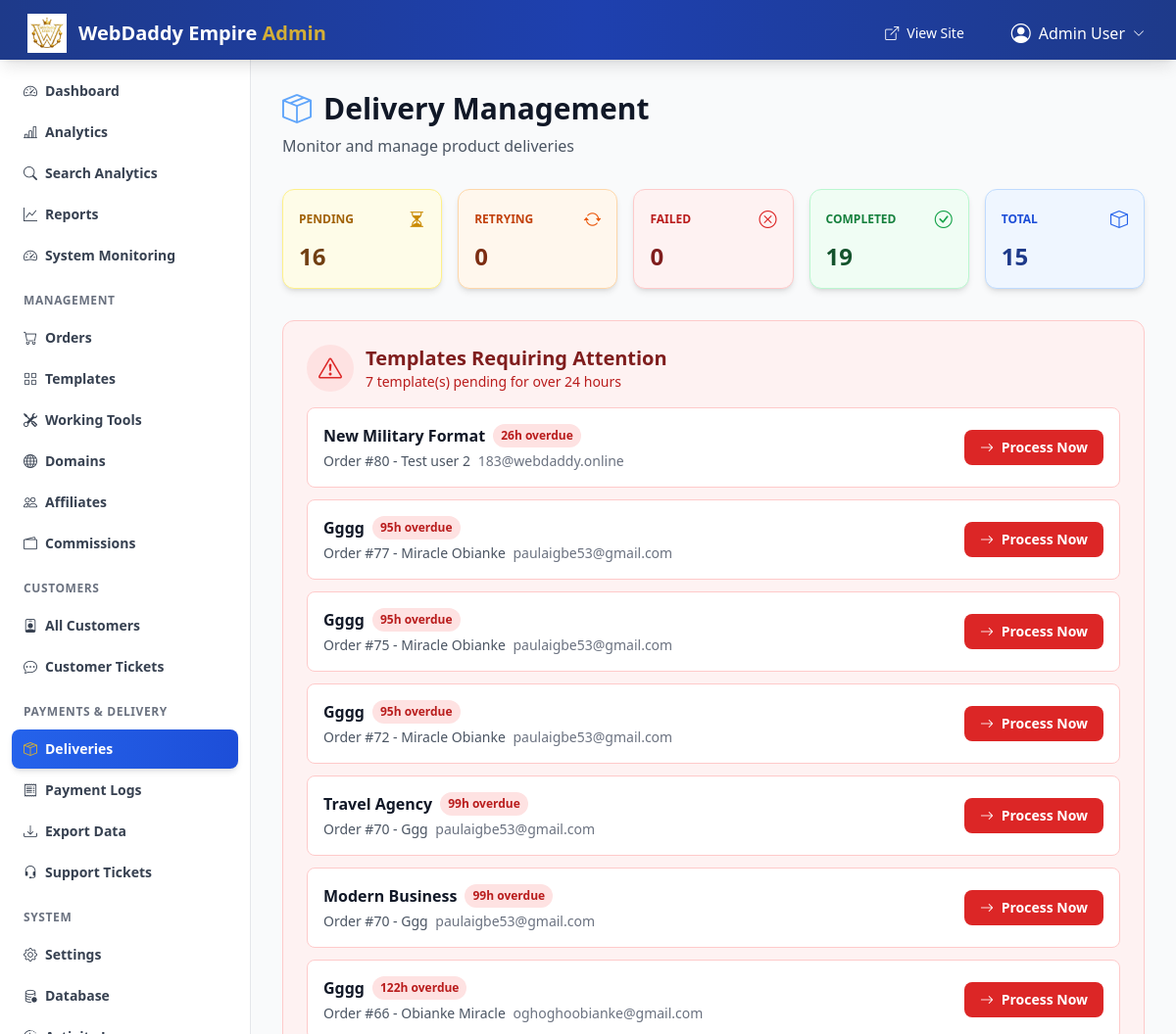
/admin/deliveries.php (signed in), run on the app's committed database.
### tables this page shows
CREATE TABLE deliveries (
  id INTEGER PRIMARY KEY AUTOINCREMENT,
  pending_order_id INTEGER NOT NULL,
  order_item_id INTEGER NULL,
  product_id INTEGER NOT NULL,
  product_type TEXT NOT NULL CHECK(product_type IN ('template', 'tool')),
  product_name TEXT,
  delivery_method TEXT NOT NULL CHECK(delivery_method IN ('email', 'download', 'hosted', 'manual')),
  delivery_type TEXT NOT NULL CHECK(delivery_type IN ('immediate', 'pending_24h', 'manual')),
  delivery_status TEXT DEFAULT 'pending' CHECK(delivery_status IN ('pending', 'in_progress', 'ready', 'sent', 'delivered', 'failed')),
  delivery_link TEXT,
  delivery_instructions TEXT,
  delivery_note TEXT,
  file_path TEXT,
  hosted_domain TEXT,
  hosted_url TEXT,
  template_ready_at TIMESTAMP NULL,
  template_expires_at TIMESTAMP NULL,
  email_sent_at TIMESTAMP NULL,
  sent_to_email TEXT,
  delivered_at TIMESTAMP NULL,
  delivery_attempts INTEGER DEFAULT 0,
  last_attempt_at TIMESTAMP NULL,
  last_error TEXT,
  admin_notes TEXT,
  prepared_by INTEGER NULL,
  created_at TIMESTAMP DEFAULT CURRENT_TIMESTAMP,
  updated_at TIMESTAMP DEFAULT CURRENT_TIMESTAMP, template_admin_username TEXT NULL, template_admin_password TEXT NULL, template_login_url TEXT NULL, hosting_provider TEXT NULL, credentials_sent_at TEXT NULL, retry_count INTEGER DEFAULT 0, next_retry_at TEXT NULL, customer_viewed_at TEXT, customer_download_count INTEGER DEFAULT 0, delivery_state TEXT DEFAULT 'pending', state_changed_at TEXT, state_history TEXT, sla_deadline TEXT, escalated_at TEXT, escalation_level INTEGER DEFAULT 0, failure_reason TEXT, last_retry_at TEXT, max_retries INTEGER DEFAULT 3,
  FOREIGN KEY (pending_order_id) REFERENCES pending_orders(id) ON DELETE CASCADE
);

CREATE TABLE "pending_orders" (
    id INTEGER PRIMARY KEY AUTOINCREMENT,
    template_id INTEGER REFERENCES templates(id) ON DELETE RESTRICT,
    tool_id INTEGER REFERENCES tools(id) ON DELETE RESTRICT,
    order_type TEXT DEFAULT 'template',
    chosen_domain_id INTEGER REFERENCES domains(id) ON DELETE SET NULL,
    customer_name TEXT NOT NULL,
    customer_email TEXT NOT NULL,
    customer_phone TEXT NOT NULL,
    business_name TEXT,
    custom_fields TEXT,
    affiliate_code TEXT REFERENCES affiliates(code) ON DELETE SET NULL,
    session_id TEXT,
    message_text TEXT,
    status TEXT DEFAULT 'pending' CHECK(status IN ('pending', 'paid', 'cancelled', 'failed')),
    ip_address TEXT,
    original_price REAL,
    discount_amount REAL DEFAULT 0,
    final_amount REAL,
    quantity INTEGER DEFAULT 1,
    cart_snapshot TEXT,
    created_at TEXT DEFAULT CURRENT_TIMESTAMP,
    updated_at TEXT DEFAULT CURRENT_TIMESTAMP,
    payment_notes TEXT,
    payment_method TEXT DEFAULT 'manual',
    payment_verified_at TIMESTAMP NULL,
    delivery_status TEXT DEFAULT 'pending',
    email_verified INTEGER DEFAULT 0,
    paystack_payment_id TEXT
, cancellation_reason TEXT, customer_id INTEGER REFERENCES customers(id) ON DELETE SET NULL, affiliate_commission REAL DEFAULT 0, affiliate_paid INTEGER DEFAULT 0, paid_at TEXT, affiliate_commission_held INTEGER DEFAULT 0, affiliate_hold_reason TEXT);

### admin/deliveries.php (the view, shortened to what this page needs)
<?php
$db = getDb();
$sql = "
    SELECT d.*,
           po.customer_name,
           po.customer_email,
           po.customer_phone,
           po.id as order_id,
           po.created_at as order_date,
           CASE WHEN d.product_type = 'template' THEN
               (CASE
                   WHEN d.hosted_domain IS NOT NULL AND d.template_admin_username IS NOT NULL AND d.template_admin_password IS NOT NULL AND d.credentials_sent_at IS NOT NULL THEN 'complete'
                   WHEN d.hosted_domain IS NOT NULL THEN 'in_progress'
                   ELSE 'pending'
               END)
           ELSE 'n/a' END as template_progress
    FROM deliveries d
    INNER JOIN pending_orders po ON d.pending_order_id = po.id
    WHERE 1=1
";
$params = [];
$sql .= " ORDER BY d.created_at DESC";
$stmt = $db->prepare($sql);
$stmt->execute($params);
$allDeliveries = $stmt->fetchAll(PDO::FETCH_ASSOC);
$perPage = 15;
$page = max(1, (int)($_GET['page'] ?? 1));
$offset = ($page - 1) * $perPage;
$deliveries = array_slice($allDeliveries, $offset, $perPage);
$pendingCount = 0;
$pendingRetryCount = 0;
$failedCount = 0;
$completedCount = 0;
foreach ($allDeliveries as $d) {
    if ($d['delivery_status'] === 'pending') {
        $pendingCount++;
    }
    elseif ($d['delivery_status'] === 'pending_retry') $pendingRetryCount++;
    elseif ($d['delivery_status'] === 'failed') $failedCount++;
    elseif (in_array($d['delivery_status'], ['sent', 'delivered', 'ready'])) $completedCount++;
}
$overdueTemplates = [];
$twentyFourHoursAgo = date('Y-m-d H:i:s', strtotime('-24 hours'));
foreach ($deliveries as $d) {
    if ($d['product_type'] === 'template' &&
        $d['delivery_status'] === 'pending' &&
        $d['created_at'] < $twentyFourHoursAgo) {
        $overdueTemplates[] = $d;
    }
}
require_once __DIR__ . '/includes/header.php';
?>
<div class="mb-8">
    <h1 class="text-3xl font-bold text-gray-900 flex items-center gap-3">
        <i class="bi bi-box-seam text-primary-400"></i> Delivery Management
    </h1>
    <p class="text-gray-600 mt-2">Monitor and manage product deliveries</p>
</div>
<div class="grid grid-cols-1 sm:grid-cols-2 lg:grid-cols-5 gap-3 sm:gap-4 mb-8">
    <a href="?status=pending" class="bg-yellow-50 rounded-xl shadow-md p-5 sm:p-4 border border-yellow-200 hover:shadow-lg transition-all">
        <div class="flex items-center justify-between mb-3 sm:mb-2">
            <h6 class="text-xs font-semibold text-yellow-700 uppercase">Pending</h6>
            <i class="bi bi-hourglass-split text-lg text-yellow-600"></i>
        </div>
        <div class="text-3xl sm:text-2xl font-bold text-yellow-900"><?php echo $pendingCount; ?></div>
    </a>
    <a href="?status=pending_retry" class="bg-orange-50 rounded-xl shadow-md p-5 sm:p-4 border border-orange-200 hover:shadow-lg transition-all">
        <div class="flex items-center justify-between mb-3 sm:mb-2">
            <h6 class="text-xs font-semibold text-orange-700 uppercase">Retrying</h6>
            <i class="bi bi-arrow-repeat text-lg text-orange-600"></i>
        </div>
        <div class="text-3xl sm:text-2xl font-bold text-orange-900"><?php echo $pendingRetryCount; ?></div>
    </a>
    <a href="?status=failed" class="bg-red-50 rounded-xl shadow-md p-5 sm:p-4 border border-red-200 hover:shadow-lg transition-all">
        <div class="flex items-center justify-between mb-3 sm:mb-2">
            <h6 class="text-xs font-semibold text-red-700 uppercase">Failed</h6>
            <i class="bi bi-x-circle text-lg text-red-600"></i>
        </div>
        <div class="text-3xl sm:text-2xl font-bold text-red-900"><?php echo $failedCount; ?></div>
    </a>
    <a href="?status=delivered" class="bg-green-50 rounded-xl shadow-md p-5 sm:p-4 border border-green-200 hover:shadow-lg transition-all">
        <div class="flex items-center justify-between mb-3 sm:mb-2">
            <h6 class="text-xs font-semibold text-green-700 uppercase">Completed</h6>
            <i class="bi bi-check-circle text-lg text-green-600"></i>
        </div>
        <div class="text-3xl sm:text-2xl font-bold text-green-900"><?php echo $completedCount; ?></div>
    </a>
    <a href="?" class="bg-blue-50 rounded-xl shadow-md p-5 sm:p-4 border border-blue-200 hover:shadow-lg transition-all">
        <div class="flex items-center justify-between mb-3 sm:mb-2">
            <h6 class="text-xs font-semibold text-blue-700 uppercase">Total</h6>
            <i class="bi bi-box text-lg text-blue-600"></i>
        </div>
        <div class="text-3xl sm:text-2xl font-bold text-blue-900"><?php echo count($deliveries); ?></div>
    </a>
</div>
<?php if (!empty($overdueTemplates)): ?>
<div class="bg-red-50 border border-red-200 rounded-xl p-4 sm:p-6 mb-8">
    <div class="flex items-center gap-3 mb-4">
        <div class="w-12 h-12 bg-red-100 rounded-full flex items-center justify-center">
            <i class="bi bi-exclamation-triangle text-2xl text-red-600"></i>
        </div>
        <div>
            <h3 class="text-lg sm:text-xl font-bold text-red-900">Templates Requiring Attention</h3>
            <p class="text-red-700 text-sm"><?php echo count($overdueTemplates); ?> template(s) pending for over 24 hours</p>
        </div>
    </div>
    <div class="grid gap-3">
        <?php foreach ($overdueTemplates as $overdue):
            $hoursOverdue = round((time() - strtotime($overdue['created_at'])) / 3600);
        ?>
        <div class="bg-white border border-red-200 rounded-lg p-4 flex items-center justify-between flex-wrap gap-3 hover:shadow-md transition-shadow">
            <div>
                <div class="flex items-center gap-2 mb-1 flex-wrap">
                    <span class="text-gray-900 font-semibold"><?php echo htmlspecialchars($overdue['product_name']); ?></span>
                    <span class="text-xs bg-red-100 text-red-700 px-2 py-1 rounded-full font-semibold"><?php echo $hoursOverdue; ?>h overdue</span>
                </div>
                <div class="text-sm text-gray-600">
                    Order #<?php echo $overdue['order_id']; ?> - <?php echo htmlspecialchars($overdue['customer_name']); ?>
                    <span class="text-gray-500 ml-1"><?php echo htmlspecialchars($overdue['customer_email']); ?></span>
                </div>
            </div>
            <a href="/admin/orders.php?view=<?php echo $overdue['order_id']; ?>" class="px-4 py-2 bg-red-600 hover:bg-red-700 text-white font-semibold rounded-lg text-sm transition-colors">
                <i class="bi bi-arrow-right mr-1"></i> Process Now
            </a>
        </div>
        <?php endforeach; ?>
    </div>
</div>
<?php endif; ?>
<?php require_once __DIR__ . '/includes/footer.php'; ?>

### data on the page
deliveries: product_name "New Military Format", created_at "26", pending_order "80", pending_order.customer_name "Test user 2", pending_order.customer_email "183@webdaddy.online"
deliveries: product_name "Gggg", created_at "95", pending_order "77", pending_order.customer_name "Miracle Obianke", pending_order.customer_email "paulaigbe53@gmail.com"
deliveries: product_name "Gggg", created_at "95", pending_order "75", pending_order.customer_name "Miracle Obianke", pending_order.customer_email "paulaigbe53@gmail.com"
deliveries: product_name "Gggg", created_at "95", pending_order "72", pending_order.customer_name "Miracle Obianke", pending_order.customer_email "paulaigbe53@gmail.com"
deliveries: product_name "Travel Agency", created_at "99", pending_order "70", pending_order.customer_name "Ggg", pending_order.customer_email "paulaigbe53@gmail.com"
deliveries: product_name "Modern Business", created_at "99", pending_order "70", pending_order.customer_name "Ggg", pending_order.customer_email "paulaigbe53@gmail.com"
deliveries: product_name "Gggg", created_at "122", pending_order "66", pending_order.customer_name "Obianke Miracle", pending_order.customer_email "oghoghoobianke@gmail.com"

### other printed values
SITE_NAME "WebDaddy Empire"
getAdminName() "Admin User"
$pendingCount "16"
$pendingRetryCount "0"
$failedCount "0"
$completedCount "19"
count($deliveries) "15"
count($overdueTemplates) "7"
